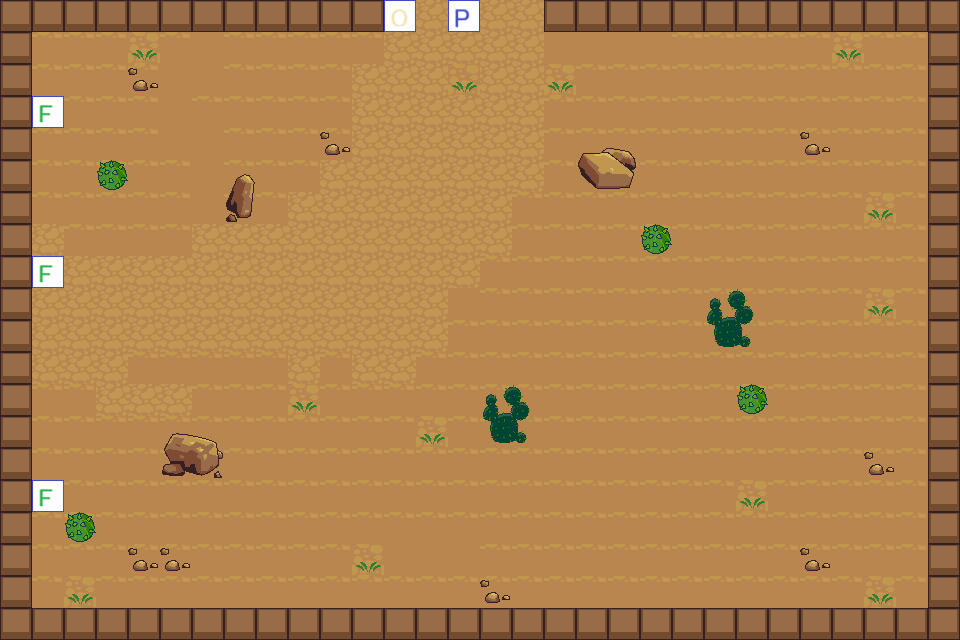

This game map was drawn from its Tiled (.tmx) file and the tilesets committed beside it. A one-line description and the trimmed map source follow:
An orthogonal 30x20 tile map with 32x32 px tiles, 6 tile layers (ground, nature, walls, player, ...), 2 tilesets.

<map version="1.10" tiledversion="1.11.0" orientation="orthogonal" renderorder="right-down" width="30" height="20" tilewidth="32" tileheight="32" infinite="0" nextlayerid="8" nextobjectid="1">
 <tileset firstgid="1" source="tile_set_v2.tsx" />
 <tileset firstgid="1025" source="Objects.tsx" />
 <layer id="1" name="ground" width="30" height="20">
  <data>[600 cells, 600 non-empty, 4 distinct tile ids]</data>
 </layer>
 <layer id="2" name="nature" width="30" height="20">
  <data>[600 cells, 8 non-empty, 1 distinct tile ids]</data>
 </layer>
 <layer id="4" name="walls" width="30" height="20">
  <data>[600 cells, 113 non-empty, 16 distinct tile ids]</data>
 </layer>
 <layer id="5" name="player" width="30" height="20">
  <data>[600 cells, 1 non-empty, 1 distinct tile ids]</data>
 </layer>
 <layer id="6" name="onion" width="30" height="20">
  <data>[600 cells, 1 non-empty, 1 distinct tile ids]</data>
 </layer>
 <layer id="7" name="frog" width="30" height="20">
  <data>[600 cells, 3 non-empty, 1 distinct tile ids]</data>
 </layer>
</map>
